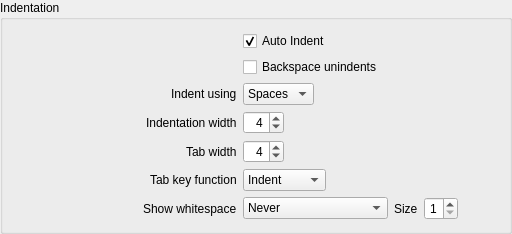
             <widget class="QGroupBox" name="groupBoxIndentation">
              <property name="title">
               <string>Indentation</string>
              </property>
              <layout class="QGridLayout" name="gridLayout_3">
               <item row="3" column="1">
                <layout class="QHBoxLayout" name="horizontalLayout_16">
                 <item>
                  <widget class="QSpinBox" name="spinBoxIndentationWidth">
                   <property name="alignment">
                    <set>Qt::AlignRight|Qt::AlignTrailing|Qt::AlignVCenter</set>
                   </property>
                   <property name="maximum">
                    <number>99</number>
                   </property>
                   <property name="value">
                    <number>4</number>
                   </property>
                  </widget>
                 </item>
                 <item>
                  <spacer name="horizontalSpacer_11">
                   <property name="orientation">
                    <enum>Qt::Horizontal</enum>
                   </property>
                   <property name="sizeHint" stdset="0">
                    <size>
                     <width>40</width>
                     <height>20</height>
                    </size>
                   </property>
                  </spacer>
                 </item>
                </layout>
               </item>
               <item row="0" column="0">
                <spacer name="horizontalSpacer_13">
                 <property name="orientation">
                  <enum>Qt::Horizontal</enum>
                 </property>
                 <property name="sizeHint" stdset="0">
                  <size>
                   <width>223</width>
                   <height>20</height>
                  </size>
                 </property>
                </spacer>
               </item>
               <item row="0" column="1">
                <widget class="QCheckBox" name="checkBoxAutoIndent">
                 <property name="text">
                  <string>Auto Indent</string>
                 </property>
                 <property name="checked">
                  <bool>true</bool>
                 </property>
                </widget>
               </item>
               <item row="1" column="0">
                <spacer name="horizontalSpacer_32">
                 <property name="orientation">
                  <enum>Qt::Horizontal</enum>
                 </property>
                 <property name="sizeHint" stdset="0">
                  <size>
                   <width>223</width>
                   <height>20</height>
                  </size>
                 </property>
                </spacer>
               </item>
               <item row="1" column="1">
                <widget class="QCheckBox" name="checkBoxBackspaceUnindents">
                 <property name="text">
                  <string>Backspace unindents</string>
                 </property>
                 <property name="checked">
                  <bool>false</bool>
                 </property>
                </widget>
               </item>
               <item row="2" column="0">
                <layout class="QHBoxLayout" name="horizontalLayout_7">
                 <item>
                  <spacer name="horizontalSpacer_8">
                   <property name="orientation">
                    <enum>Qt::Horizontal</enum>
                   </property>
                   <property name="sizeHint" stdset="0">
                    <size>
                     <width>40</width>
                     <height>20</height>
                    </size>
                   </property>
                  </spacer>
                 </item>
                 <item>
                  <widget class="QLabel" name="label_10">
                   <property name="text">
                    <string>Indent using</string>
                   </property>
                  </widget>
                 </item>
                </layout>
               </item>
               <item row="2" column="1">
                <layout class="QHBoxLayout" name="horizontalLayout_15">
                 <item>
                  <widget class="QComboBox" name="comboBoxIndentUsing">
                   <item>
                    <property name="text">
                     <string>Spaces</string>
                    </property>
                   </item>
                   <item>
                    <property name="text">
                     <string>Tabs</string>
                    </property>
                   </item>
                  </widget>
                 </item>
                 <item>
                  <spacer name="horizontalSpacer_14">
                   <property name="orientation">
                    <enum>Qt::Horizontal</enum>
                   </property>
                   <property name="sizeHint" stdset="0">
                    <size>
                     <width>40</width>
                     <height>20</height>
                    </size>
                   </property>
                  </spacer>
                 </item>
                </layout>
               </item>
               <item row="3" column="0">
                <layout class="QHBoxLayout" name="horizontalLayout_8">
                 <item>
                  <spacer name="horizontalSpacer_15">
                   <property name="orientation">
                    <enum>Qt::Horizontal</enum>
                   </property>
                   <property name="sizeHint" stdset="0">
                    <size>
                     <width>40</width>
                     <height>20</height>
                    </size>
                   </property>
                  </spacer>
                 </item>
                 <item>
                  <widget class="QLabel" name="labelIndentationWidth">
                   <property name="text">
                    <string>Indentation width</string>
                   </property>
                  </widget>
                 </item>
                </layout>
               </item>
               <item row="4" column="0">
                <layout class="QHBoxLayout" name="horizontalLayout_12">
                 <item>
                  <spacer name="horizontalSpacer_16">
                   <property name="orientation">
                    <enum>Qt::Horizontal</enum>
                   </property>
                   <property name="sizeHint" stdset="0">
                    <size>
                     <width>40</width>
                     <height>20</height>
                    </size>
                   </property>
                  </spacer>
                 </item>
                 <item>
                  <widget class="QLabel" name="labelTabWidth">
                   <property name="text">
                    <string>Tab width</string>
                   </property>
                  </widget>
                 </item>
                </layout>
               </item>
               <item row="4" column="1">
                <layout class="QHBoxLayout" name="horizontalLayout_17">
                 <item>
                  <widget class="QSpinBox" name="spinBoxTabWidth">
                   <property name="alignment">
                    <set>Qt::AlignRight|Qt::AlignTrailing|Qt::AlignVCenter</set>
                   </property>
                   <property name="value">
                    <number>4</number>
                   </property>
                  </widget>
                 </item>
                 <item>
                  <spacer name="horizontalSpacer_17">
                   <property name="orientation">
                    <enum>Qt::Horizontal</enum>
                   </property>
                   <property name="sizeHint" stdset="0">
                    <size>
                     <width>40</width>
                     <height>20</height>
                    </size>
                   </property>
                  </spacer>
                 </item>
                </layout>
               </item>
               <item row="5" column="0">
                <layout class="QHBoxLayout" name="horizontalLayout_13">
                 <item>
                  <spacer name="horizontalSpacer_19">
                   <property name="orientation">
                    <enum>Qt::Horizontal</enum>
                   </property>
                   <property name="sizeHint" stdset="0">
                    <size>
                     <width>40</width>
                     <height>20</height>
                    </size>
                   </property>
                  </spacer>
                 </item>
                 <item>
                  <widget class="QLabel" name="label_9">
                   <property name="text">
                    <string>Tab key function</string>
                   </property>
                  </widget>
                 </item>
                </layout>
               </item>
               <item row="5" column="1">
                <layout class="QHBoxLayout" name="horizontalLayout_18">
                 <item>
                  <widget class="QComboBox" name="comboBoxTabKeyFunction">
                   <item>
                    <property name="text">
                     <string>Indent</string>
                    </property>
                   </item>
                   <item>
                    <property name="text">
                     <string>Insert Tab</string>
                    </property>
                   </item>
                  </widget>
                 </item>
                 <item>
                  <spacer name="horizontalSpacer_18">
                   <property name="orientation">
                    <enum>Qt::Horizontal</enum>
                   </property>
                   <property name="sizeHint" stdset="0">
                    <size>
                     <width>40</width>
                     <height>20</height>
                    </size>
                   </property>
                  </spacer>
                 </item>
                </layout>
               </item>
               <item row="6" column="0">
                <layout class="QHBoxLayout" name="horizontalLayout_14">
                 <item>
                  <spacer name="horizontalSpacer_20">
                   <property name="orientation">
                    <enum>Qt::Horizontal</enum>
                   </property>
                   <property name="sizeHint" stdset="0">
                    <size>
                     <width>40</width>
                     <height>20</height>
                    </size>
                   </property>
                  </spacer>
                 </item>
                 <item>
                  <widget class="QLabel" name="labelWhitespaces">
                   <property name="text">
                    <string>Show whitespace</string>
                   </property>
                  </widget>
                 </item>
                </layout>
               </item>
               <item row="6" column="1">
                <layout class="QHBoxLayout" name="horizontalLayout_19">
                 <item>
                  <widget class="QComboBox" name="comboBoxShowWhitespace">
                   <item>
                    <property name="text">
                     <string>Never</string>
                    </property>
                   </item>
                   <item>
                    <property name="text">
                     <string>Always</string>
                    </property>
                   </item>
                   <item>
                    <property name="text">
                     <string>Only after indentation</string>
                    </property>
                   </item>
                  </widget>
                 </item>
                 <item>
                  <widget class="QLabel" name="labelShowWhitespacesSize">
                   <property name="text">
                    <string>Size</string>
                   </property>
                  </widget>
                 </item>
                 <item>
                  <widget class="QSpinBox" name="spinBoxShowWhitespaceSize">
                   <property name="alignment">
                    <set>Qt::AlignRight|Qt::AlignTrailing|Qt::AlignVCenter</set>
                   </property>
                   <property name="minimum">
                    <number>1</number>
                   </property>
                   <property name="maximum">
                    <number>9</number>
                   </property>
                  </widget>
                 </item>
                 <item>
                  <spacer name="horizontalSpacer_21">
                   <property name="orientation">
                    <enum>Qt::Horizontal</enum>
                   </property>
                   <property name="sizeHint" stdset="0">
                    <size>
                     <width>40</width>
                     <height>20</height>
                    </size>
                   </property>
                  </spacer>
                 </item>
                </layout>
               </item>
              </layout>
             </widget>
